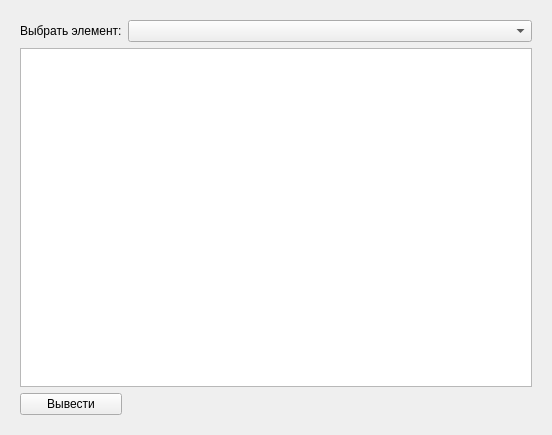
<?xml version="1.0" encoding="UTF-8"?>
<ui version="4.0">
 <class>Form</class>
 <widget class="QWidget" name="Form">
  <property name="geometry">
   <rect>
    <x>0</x>
    <y>0</y>
    <width>552</width>
    <height>435</height>
   </rect>
  </property>
  <property name="windowTitle">
   <string>Справка</string>
  </property>
  <layout class="QHBoxLayout" name="horizontalLayout">
   <item>
    <widget class="QWidget" name="widget" native="true">
     <layout class="QGridLayout" name="gridLayout">
      <item row="0" column="0">
       <widget class="QLabel" name="label">
        <property name="text">
         <string>Выбрать элемент:</string>
        </property>
       </widget>
      </item>
      <item row="1" column="0" colspan="2">
       <widget class="QTextEdit" name="output"/>
      </item>
      <item row="0" column="1">
       <widget class="QComboBox" name="elements">
        <property name="sizePolicy">
         <sizepolicy hsizetype="Expanding" vsizetype="Fixed">
          <horstretch>0</horstretch>
          <verstretch>0</verstretch>
         </sizepolicy>
        </property>
       </widget>
      </item>
      <item row="2" column="0">
       <widget class="QPushButton" name="res_btn">
        <property name="text">
         <string>Вывести</string>
        </property>
       </widget>
      </item>
     </layout>
    </widget>
   </item>
  </layout>
 </widget>
 <resources/>
 <connections/>
</ui>
